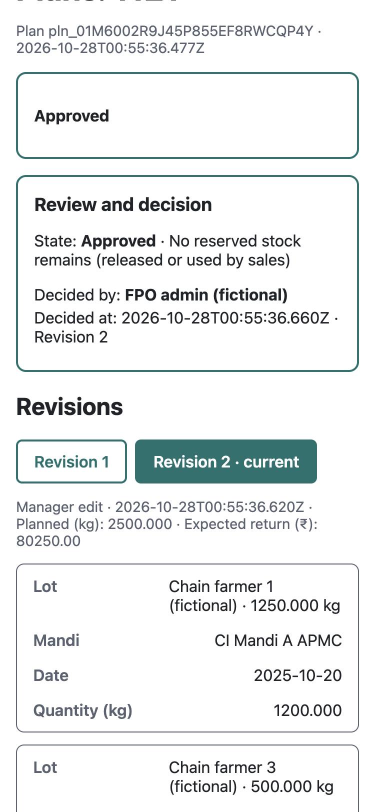
#> input picture paper/figures/screens/app_plan_review.jpg, 750 x 1624 px (shown at 1/2 size)
$ python fig_app_screens.py
#> lines starting #> are read from the running program, lines starting #| are printed output that depends on the picture
### paper/figures/src/figlib.py
"""Drawing helpers for the illustrated diagrams (Fig. 1, Fig. 2, ...).

Diagrams are drawn with matplotlib in millimetre coordinates at final printed size, so
font sizes in points are the real printed sizes. Icons are Tabler Icons (MIT, see
icons/tabler/LICENSE): the SVG path data is parsed here and drawn as vector strokes, so
the PDF and SVG exports stay fully vector.

Each drawn element has a build status:
    "built"   exists and has been run (solid, in colour);
    "planned" in the master plan for Paper 1 but not built yet;
    "future"  beyond Paper 1 (always dashed and grey).
In draft mode, planned parts are drawn in colour with a dashed ring so reviewers can judge
the final look. In final mode, planned parts are drawn like future parts, so the paper
never shows an unbuilt component as built.
"""
from __future__ import annotations

import math
import re
import sys
from pathlib import Path

import matplotlib.pyplot as plt
from matplotlib.patches import Circle, FancyBboxPatch, PathPatch, Polygon, Rectangle
from matplotlib.path import Path as MPath

HERE = Path(__file__).resolve().parent
sys.path.insert(0, str(HERE.parent))
import style  # noqa: E402

ICON_DIR = HERE / "icons" / "tabler"
MM = 1 / 25.4
PT_PER_MM = 72 / 25.4

MODE = "draft"          # set by each script from the command line: "draft" or "final"


def set_mode(argv: list[str]) -> None:
    global MODE
    MODE = "final" if "--final" in argv else "draft"


# [5 lines left out: function shown_status, not called in this run]


# ---------------------------------------------------------------- SVG path parsing
_TOKEN = re.compile(r"[MmLlHhVvCcSsQqTtAaZz]|[-+]?(?:\d*\.\d+|\d+\.?)(?:[eE][-+]?\d+)?")


# [121 lines left out: functions _arc_to_cubics, parse_path, not called in this run]


_ICON_CACHE: dict[str, list[MPath]] = {}


# [11 lines left out: function icon_paths, not called in this run]


# ---------------------------------------------------------------- figure and shapes
def new_figure(width_mm: float, height_mm: float):
    style.apply()
    fig = plt.figure(figsize=(width_mm * MM, height_mm * MM))
    ax = fig.add_axes((0, 0, 1, 1))
    ax.set_xlim(0, width_mm)
    ax.set_ylim(0, height_mm)
    ax.set_axis_off()
    return fig, ax


# [114 lines left out: functions draw_icon, badge, panel, card, item, arrow and 1 more, not called in this run]


def save(fig, out_dir: Path, stem: str) -> list[Path]:
    """Write vector PDF and SVG plus a 600 dpi PNG preview."""
    out_dir.mkdir(parents=True, exist_ok=True)
    suffix = "" if MODE == "final" else "_draft"
    paths = []
    for ext in ("pdf", "svg", "png"):
        p = out_dir / f"{stem}{suffix}.{ext}"
        kw = {"dpi": 600} if ext == "png" else {}
        if ext == "pdf":
            kw["metadata"] = {"CreationDate": None, "Creator": "paper/figures/src"}
        if ext == "svg":
            kw["metadata"] = {"Date": None}
        fig.savefig(p, **kw)
        paths.append(p)
    plt.close(fig)
    return paths

### paper/figures/style.py
"""Shared figure style for the KisanNiti paper: one palette, one font, one icon set.

Every diagram (paper/figures/src/) and every data plot imports this file, so colours
and fonts stay the same across figures. Run it directly to re-check the palette:

    python3 paper/figures/style.py

Palette rules (FIGURE_GUIDE.md section 2): five colours, one per system layer, that stay
distinct in greyscale (lightness steps of about 14 CIELAB L*) and for protan, deutan and
tritan colour vision (minimum pairwise CIELAB distance of about 21 after simulation with
the Machado et al. 2009 matrices, severity 1.0).
"""
from __future__ import annotations

import itertools

import matplotlib as mpl

# One colour per layer of the system, ordered dark to light so greyscale keeps the order.
PALETTE = {
    "data": "#373C7A",       # indigo      L* 28  L1 data sources
    "cleaning": "#167170",   # teal        L* 43  L2 cleaning and checks
    "decision": "#CA7644",   # terracotta  L* 58  L3 forecasting, storage risk, hold-or-sell, allocation
    "review": "#7EC085",     # green       L* 72  L4 manager review
    "outcomes": "#ECD781",   # sand        L* 86  L5 WhatsApp and sale records
}
INK = "#1F2328"              # text and dark icons
MUTED = "#5A6270"            # secondary text (notes)
FUTURE = "#9AA0A6"           # future or not-yet-built parts: dashed and grey
WHITE = "#FFFFFF"

# Springer LNCS text block is 122 mm x 193 mm; draw figures at final size.
TEXT_WIDTH_MM = 122.0
MIN_FONT_PT = 7.0            # smallest text allowed at printed size
FONT_FAMILY = ["Arial", "Helvetica", "Liberation Sans", "DejaVu Sans"]


def apply() -> None:
    """Set matplotlib defaults used by every figure script."""
    mpl.rcParams.update({
        "font.family": "sans-serif",
        "font.sans-serif": FONT_FAMILY,
        "font.size": 7.5,
        "pdf.fonttype": 42,          # embed TrueType so the PDF text stays editable
        "ps.fonttype": 42,
        "svg.fonttype": "none",      # keep SVG text as text for editing
        "svg.hashsalt": "kisanniti", # stable SVG ids, so re-runs give identical files
        "axes.prop_cycle": mpl.cycler(color=list(PALETTE.values())),
        "savefig.dpi": 600,
    })


# [4 lines left out: function _mix, not called in this run]


def tint(hex_color: str, f: float) -> str:
    """Mix a colour with white (f = 0 keeps it, f = 1 gives white)."""
    return _mix(hex_color, (1.0, 1.0, 1.0), f)


def shade(hex_color: str, f: float) -> str:
    """Mix a colour with black (f = 0 keeps it, f = 1 gives black)."""
    return _mix(hex_color, (0.0, 0.0, 0.0), f)


def lightness(hex_color: str) -> float:
    """CIELAB L* of a colour (0 black, 100 white)."""
    return _lab(hex_color)[0]


def on_color(hex_color: str) -> str:
    """Icon or text colour that reads on top of the given fill."""
    return WHITE if lightness(hex_color) < 62 else INK


# ---------------------------------------------------------------- palette check
_CVD = {  # Machado, Oliveira and Fernandes (2009), severity 1.0, linear RGB
    "protan": ((0.152286, 1.052583, -0.204868), (0.114503, 0.786281, 0.099216), (-0.003882, -0.048116, 1.051998)),
    "deutan": ((0.367322, 0.860646, -0.227968), (0.280085, 0.672501, 0.047413), (-0.011820, 0.042940, 0.968881)),
    "tritan": ((1.255528, -0.076749, -0.178779), (-0.078411, 0.930809, 0.147602), (0.004733, 0.691367, 0.303900)),
}


# [23 lines left out: functions _lab, palette_report, not called in this run]


# [5 lines that do not run on import are left out]

### paper/figures/src/fig_app_screens.py
"""Fig. 5: three screens of the manager app in phone frames (screenshots in ../screens/, see its README).

    python3 paper/figures/src/fig_app_screens.py

Writes paper/figures/fig_app_screens.{pdf,svg,png}. The screenshots are only cropped, never edited.
"""
from __future__ import annotations

from pathlib import Path

import matplotlib.image as mpimg
from matplotlib.patches import FancyBboxPatch, Rectangle

import figlib as fl
from figlib import style

HERE = Path(__file__).resolve().parent
SCREENS = HERE.parent / "screens"
# (file, crop top px, crop bottom px, panel title)
SHOTS = [
    ("app_plan_review.jpg", 140, 1470, "(a) Review and approval"),
    ("app_message_punjabi.jpg", 425, 1395, "(b) Farmer message (Punjabi)"),
    ("app_planned_vs_actual.jpg", 0, 845, "(c) Planned against actual"),
]
W, H = 122.0, 78.0
PW, GAP = 36.0, 7.0        # phone width and gap, mm
SW = PW - 3.0              # screen width inside the frame


def main() -> None:
    fig, ax = fl.new_figure(W, H)
    x = (W - 3 * PW - 2 * GAP) / 2
    top = H - 6.5
    imgs = [mpimg.imread(SCREENS / name)[y0:y1] for name, y0, y1, _ in SHOTS]
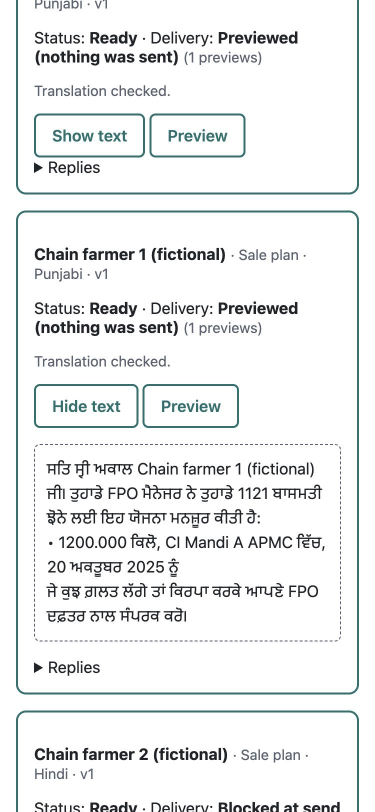
#> input picture paper/figures/screens/app_message_punjabi.jpg, 750 x 1624 px (shown at 1/2 size)
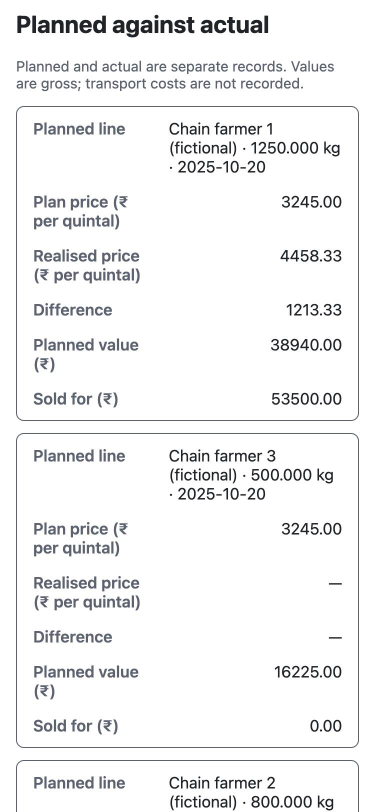
#> input picture paper/figures/screens/app_planned_vs_actual.jpg, 750 x 1624 px (shown at 1/2 size)
#> imgs = 3 items
    full = max(SW * im.shape[0] / im.shape[1] for im in imgs)   # every phone shows a screen this tall
#> full = 58.52
    ph = full + 9.0
#> ph = 67.52
    py = top - ph
#> py = 3.98
    for img, (_, _, _, title) in zip(imgs, SHOTS):
        sh = SW * img.shape[0] / img.shape[1]
        ax.add_patch(FancyBboxPatch((x, py), PW, ph, boxstyle="round,pad=0,rounding_size=4.0",
                                    facecolor=style.INK, edgecolor=style.INK, lw=0.6, zorder=1))
        sx, sy = x + 1.5, py + 4.5
        ax.add_patch(Rectangle((sx, sy), SW, full, facecolor=style.WHITE, edgecolor="none", zorder=1.5))
        ax.imshow(img, extent=(sx, sx + SW, sy + full - sh, sy + full), zorder=2, interpolation="lanczos")
        ax.add_patch(FancyBboxPatch((x + PW / 2 - 4.0, py + ph - 2.6), 8.0, 1.0,
                                    boxstyle="round,pad=0,rounding_size=0.5", facecolor="#3A3F47",
                                    edgecolor="none", zorder=3))          # speaker slot
        ax.text(x + PW / 2, top + 1.6, title, ha="center", va="bottom", fontsize=7.5, fontweight="bold",
                color=style.INK)
        x += PW + GAP
#> this loop made 3 passes
#> (title, sh, sx, x) on passes 1 to 3: ('(a) Review and approval', 58.52, 1.5, 43), ('(b) Farmer message (Punjabi)', 42.68, 44.5, 86), ('(c) Planned against actual', 37.18, 87.5, 129)
#> after the loop, x = 129
    ax.set_xlim(0, W)
    ax.set_ylim(0, H)
    out = HERE.parent
    fl.MODE = "final"
    for p in fl.save(fig, out, "fig_app_screens"):
#> in save, `fig.savefig(p, **kw)`:
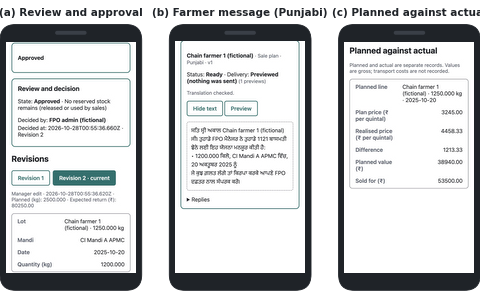
#> figure drawn by matplotlib, 1 panel
        print(p)


if __name__ == "__main__":
    main()
